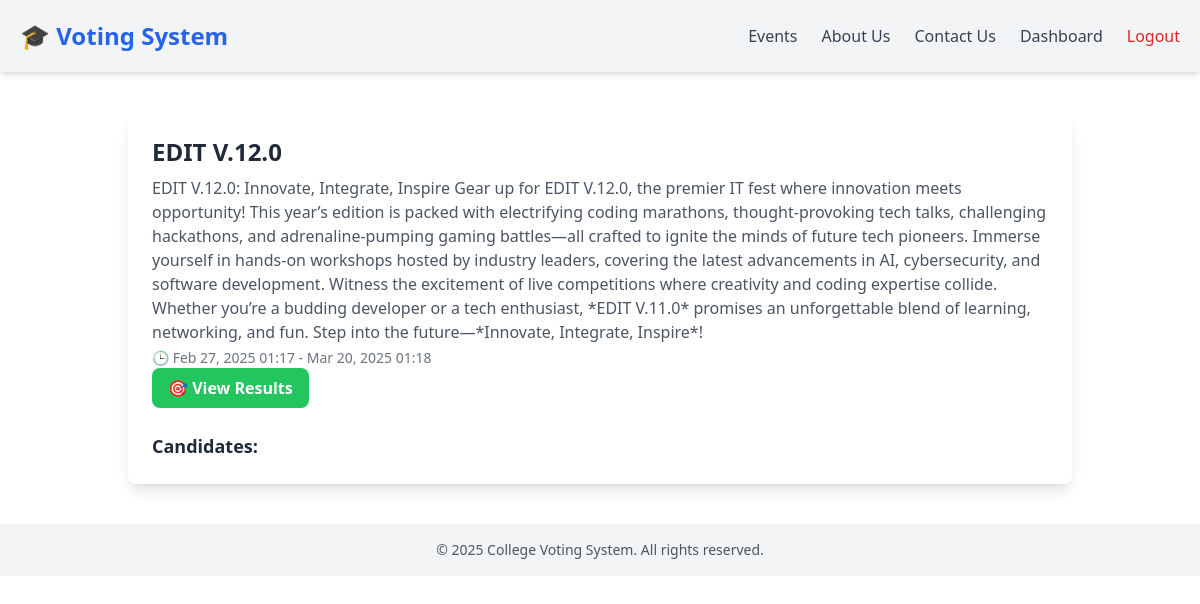
Screenshot of /events/5/ (signed in) with the database file from the repository.
### events/models.py (models this page shows, shortened)
class Event(models.Model):
    name = models.CharField(max_length=255)
    description = models.TextField()
    start_time = models.DateTimeField()
    end_time = models.DateTimeField()

### events/views.py (the view)
# urls.py: path('<int:event_id>/', views.event_detail, name='event_detail'),
@login_required
@login_required
def event_detail(request, event_id):
    event = get_object_or_404(Event, id=event_id)
    candidates = Candidate.objects.filter(event=event).order_by('position')
    is_registered = EventRegistration.objects.filter(user=request.user, event=event).exists()
    voted_positions = Vote.objects.filter(user=request.user, event=event).values_list('candidate__position', flat=True)
    position_groups = {}
    for candidate in candidates:
        position_groups.setdefault(candidate.position, []).append(candidate)
    return render(request, 'events/event_detail.html', {
        'event': event,
        'position_groups': position_groups,
        'is_registered': is_registered,
        'voted_positions': voted_positions
    })

### events/templates/events/event_detail.html (shortened to what this page needs)
{% extends 'base.html' %}
{% block content %}
<div class="container mx-auto p-6">
    <div class="bg-white dark:bg-gray-800 p-6 rounded-lg shadow-lg">
        <h2 class="text-2xl font-bold text-gray-800 dark:text-white">{{ event.name }}</h2>
        <p class="text-gray-600 dark:text-gray-300 mt-2">{{ event.description }}</p>
        <p class="text-sm text-gray-500 mt-1">
            🕒 {{ event.start_time|date:"M d, Y H:i" }} - {{ event.end_time|date:"M d, Y H:i" }}
        </p>
        <a href="{% url 'event_results' event.id %}"
   class="bg-green-500 hover:bg-green-600 text-white font-semibold py-2 px-4 rounded-lg transition inline-block text-center">
   🎯 View Results
</a>
        {% if is_registered %}
        <h3 class="text-lg font-semibold mt-6">Candidates:</h3>
</div>
        {% else %}
            <a href="{% url 'register_for_event' event.id %}"
   class="mt-4 inline-block bg-green-500 text-white px-4 py-2 rounded-lg hover:bg-green-600 transition">
    ✍️ Register to Vote
</a>
        {% endif %}
    </div>
{% endblock %}

### rows the page displays
Event: name "EDIT V.12.0", description "EDIT V.12.0: Innovate, Integrate, Inspire Gear up for EDIT V.12.0, the premier IT fest where innovation meets opportunity! This year’s edition is packed with electrifying coding marathons, thought-provoking tech talks, challenging hackathons, and adrenaline-pumping gaming battles—all crafted to ignite the minds of future tech pioneers. Immerse yourself in hands-on workshops hosted by industry leaders, covering the latest advancements in AI, cybersecurity, and software development. Witness the excitement of live competitions where creativity and coding expertise collide. Whether you’re a budding developer or a tech enthusiast, *EDIT V.11.0* promises an unforgettable blend of learning,…", start_time "Feb 27, 2025 01:17", end_time "Mar 20, 2025 01:18"
